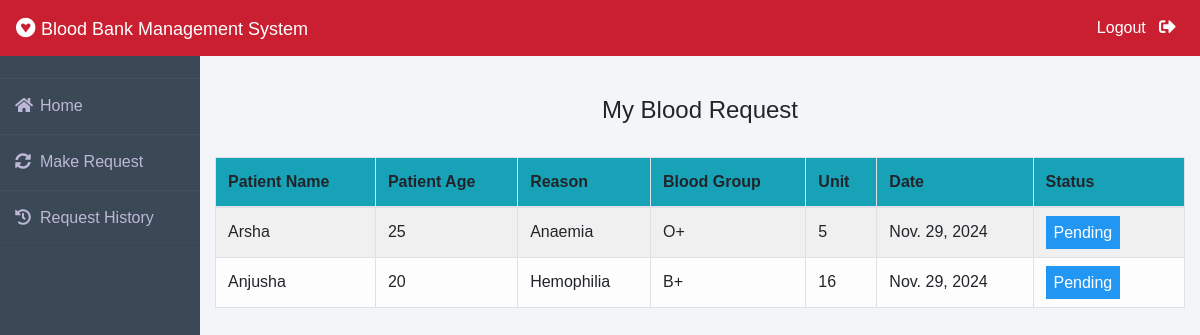
The page /patient/my-request (signed in) on the database its author committed.
### blood/models.py (models this page shows, shortened)
class BloodRequest(models.Model):
    request_by_patient=models.ForeignKey(pmodels.Patient,null=True,on_delete=models.CASCADE)
    request_by_donor=models.ForeignKey(dmodels.Donor,null=True,on_delete=models.CASCADE)
    patient_name=models.CharField(max_length=30)
    patient_age=models.PositiveIntegerField()
    reason=models.CharField(max_length=500)
    bloodgroup=models.CharField(max_length=10)
    unit=models.PositiveIntegerField(default=0)
    status=models.CharField(max_length=20,default="Pending")
    date=models.DateField(auto_now=True)

### patient/views.py (the view)
# urls.py: path('my-request', views.my_request_view,name='my-request'),
def my_request_view(request):
    patient= models.Patient.objects.get(user_id=request.user.id)
    blood_request=bmodels.BloodRequest.objects.all().filter(request_by_patient=patient)
    return render(request,'patient/my_request.html',{'blood_request':blood_request})

### blood/templates/patient/my_request.html (shortened to what this page needs)
{% extends 'patient/patientbase.html' %}
{% block content %}
{% load widget_tweaks %}
{%load static%}
<head>
   </head>
<br><br>
<div class="container">
    <H4 class="text-center">My Blood Request</H4><br>
    <table class="table table-light table-hover table-bordered table-striped">
        <thead class="bg-info">
            <tr>
                <th scope="col">Patient Name</th>
                <th scope="col">Patient Age</th>
                <th scope="col">Reason</th>
                <th scope="col">Blood Group</th>
                <th scope="col">Unit</th>
                <th scope="col">Date</th>
                <th scope="col">Status</th>
            </tr>
        </thead>
        <tbody>
            {% for t in blood_request %}
            <tr>
                <td> {{t.patient_name}}</td>
                <td>{{t.patient_age}}</td>
                <td>{{t.reason}}</td>
                <td>{{t.bloodgroup}}</td>
                <td>{{t.unit}}</td>
                <td>{{t.date}}</td>
                {% if t.status == 'Approved' %}
                <td><span class="label warning"> Approved</span></td>
                {% elif t.status == 'Rejected' %}
                <td><span class="label success">Rejected</span></td>
                {% else %}
                <td><span style="color: white;margin-left: 0px;" class="label info">Pending</span></td>
                {% endif %}
            </tr>
            {% endfor %}
        </tbody>
    </table>
</div>
{% endblock content %}

### blood/templates/patient/patientbase.html (style rules this page uses)
* { margin: 0; padding: 0; box-sizing: border-box; list-style: none; text-decoration: none; font-family: 'Josefin Sans', sans-serif; }
body { background-color: #f3f5f9; }
.wrapper .main_content .info { margin: 20px; color: #717171; line-height: 25px; }

### blood/templates/patient/my_request.html (style rules this page uses)
.label { color: white; padding: 8px; }
.info { background-color: #2196F3; }

### rows shown on the page
BloodRequest: patient_name "Arsha", patient_age "25", reason "Anaemia", bloodgroup "O+", unit "5", date "Nov. 29, 2024", status "Pending"
BloodRequest: patient_name "Anjusha", patient_age "20", reason "Hemophilia", bloodgroup "B+", unit "16", date "Nov. 29, 2024", status "Pending"
